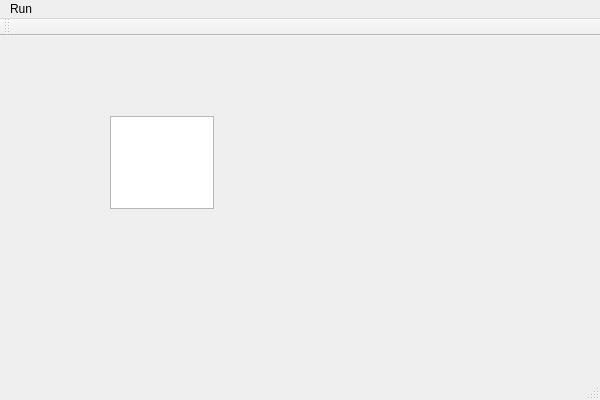
<?xml version="1.0" encoding="UTF-8"?>
<ui version="4.0">
 <class>MainWindow</class>
 <widget class="QMainWindow" name="MainWindow">
  <property name="geometry">
   <rect>
    <x>0</x>
    <y>0</y>
    <width>600</width>
    <height>400</height>
   </rect>
  </property>
  <property name="windowTitle">
   <string>MainWindow</string>
  </property>
  <widget class="QWidget" name="centralWidget">
   <widget class="QTextEdit" name="textEdit">
    <property name="geometry">
     <rect>
      <x>110</x>
      <y>80</y>
      <width>104</width>
      <height>93</height>
     </rect>
    </property>
   </widget>
  </widget>
  <widget class="QMenuBar" name="menuBar">
   <property name="geometry">
    <rect>
     <x>0</x>
     <y>0</y>
     <width>600</width>
     <height>25</height>
    </rect>
   </property>
   <widget class="QMenu" name="menuRun">
    <property name="title">
     <string>Run</string>
    </property>
    <addaction name="actionGo"/>
   </widget>
   <addaction name="menuRun"/>
  </widget>
  <widget class="QToolBar" name="mainToolBar">
   <attribute name="toolBarArea">
    <enum>TopToolBarArea</enum>
   </attribute>
   <attribute name="toolBarBreak">
    <bool>false</bool>
   </attribute>
  </widget>
  <widget class="QStatusBar" name="statusBar"/>
  <action name="actionGo">
   <property name="text">
    <string>Go</string>
   </property>
   <property name="shortcut">
    <string>Ctrl+R</string>
   </property>
  </action>
 </widget>
 <layoutdefault spacing="6" margin="11"/>
 <resources/>
 <connections/>
</ui>
